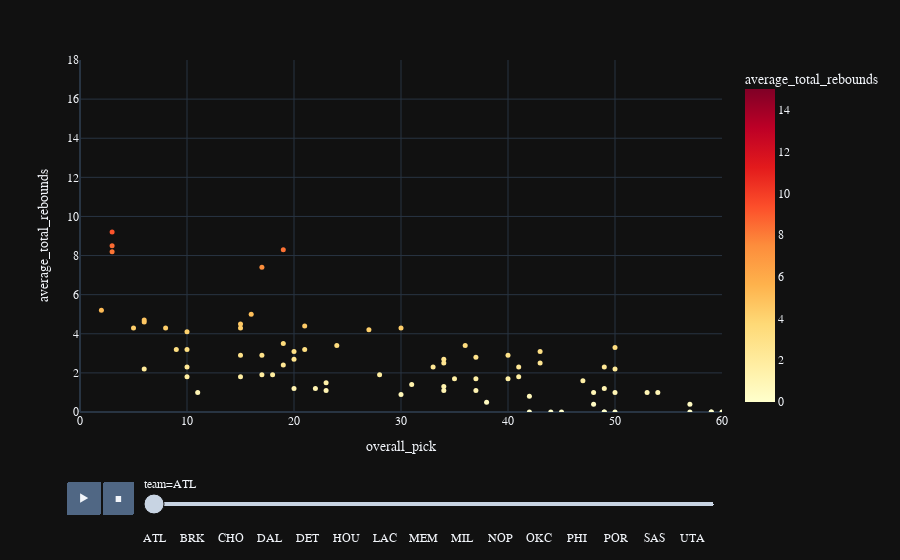

Notebook code for this chart:
### Markdown cell above
<h3 style="color:blue; font-weight:bold">Total Career Rebounds by Team and Overall Pick</h3>

### Code cell
fig = px.scatter(sorted_df, x = "overall_pick", y = "average_total_rebounds",
                    range_x = (0, 60), range_y = (0, 18),
                    hover_data = ["college"],
                    hover_name="player",
                    animation_frame = "team", range_color = (0, 15),
                    color = "average_total_rebounds", color_continuous_scale = "YlOrRd")
                    #title = "Points Per Game Overall Pick 1-60 Animation by Year and Games")

fig.update_traces(marker = dict(size = 5)) # scaling down the markers
fig.update_layout(template = "plotly_dark", font = dict(family = "PT Sans", size = 12))
fig.show()

### Figure 1 — Plotly figure (JSON) as saved in the notebook; plotly's stock layout.template omitted (floating-point values rounded to 4 significant figures)
{"data": [{"customdata": [["HS/G-Lea/Foreign"], ["Florida State"], ["HS/G-Lea/Foreign"], ["HS/G-Lea/Foreign"], ["Washington"], ["Kansas"], ["HS/G-Lea/Foreign"], ["Saint Joseph's"], ["Michigan State"], ["HS/G-Lea/Foreign"], ["Northwestern Oklahoma State University"], ["Miami (FL)"], ["HS/G-Lea/Foreign"], ["Indiana"], ["Virginia"], ["Cal State Long Beach"], ["Vanderbilt"], ["Notre Dame"], ["Oakland"], ["Illinois"], ["Duke"], ["Texas"], ["UNLV"], ["Kansas"], ["Seton Hall"], ["HS/G-Lea/Foreign"], ["Villanova"], ["NC State"], ["HS/G-Lea/Foreign"], ["HS/G-Lea/Foreign"], ["Oregon"], ["Wake Forest"], ["Stanford"], ["Maryland"], ["Colorado"], ["Purdue"], ["Oakland"], ["Cincinnati"], ["UNC"], ["HS/G-Lea/Foreign"], ["Texas"], ["Southeastern Illinois College"], ["Utah"], ["Arizona"], ["HS/G-Lea/Foreign"], ["Ohio State"], ["HS/G-Lea/Foreign"], ["BYU"], ["HS/G-Lea/Foreign"], ["Maryland"], ["HS/G-Lea/Foreign"], ["Stanford"], ["Duke"], ["Georgia"], ["Georgia Tech"], ["Central State University"], ["HS/G-Lea/Foreign"], ["Texas"], ["HS/G-Lea/Foreign"], ["California"], ["Wake Forest"], ["HS/G-Lea/Foreign"], ["Marquette"], ["Duke"], ["Texas A&M"], ["Texas Tech"], ["Florida"], ["Arizona"], ["South Florida"], ["Old Dominion"], ["UCLA"], ["HS/G-Lea/Foreign"], ["Providence"], ["LSU"], ["Auburn"], ["Duke"], ["USC"], ["Iowa"], ["Michigan"], ["Oral Roberts"]], "hovertemplate": "<b>%{hovertext}</b><br><br>team=ATL<br>overall_pick=%{x}<br>average_total_rebounds=%{marker.color}<br>college=%{customdata[0]}<extra></extra>", "hovertext": ["Cenk Akyol", "Doug Edwards", "Dimitrios Agravanis", "Marcus Eriksson", "Rich Manning", "Kelly Oubre Jr.", "Edy Tavares", "DeAndre' Bembry", "Adreian Payne", "Raul Neto", "Gaylon Nickerson", "Shane Larkin", "Dennis Schröder", "Alan Henderson", "Mike Scott", "James Ennis III", "John Jenkins", "Elmer Bennett", "Kay Felder", "Steve Bardo", "Cam Reddish", "Jaxson Hayes", "Stacey Augmon", "Devonte' Graham", "Anthony Avent", "Isaïa Cordinier", "Omari Spellman", "Rodney Monroe", "Luka Dončić", "Alpha Kaba", "Tyler Dorsey", "John Collins", "Adam Keefe", "Kevin Huerter", "Donnie Boyce", "Cuonzo Martin", "Keith Benson", "DerMarr Johnson", "Marvin Williams", "Viktor Sanikidze", "Royal Ivey", "Donta Smith", "Hanno Möttölä", "Salim Stoudamire", "Josh Smith", "Scoonie Penn", "Pau Gasol", "Travis Hansen", "Boris Diaw", "Terence Morris", "David Andersen", "Josh Childress", "Shelden Williams", "Jumaine Jones", "Dion Glover", "Priest Lauderdale", "Pape Sy", "Damion James", "Sergiy Gladyr", "Ed Gray", "Jeff Teague", "Alain Digbeau", "Chris Crawford", "Roshown McLeod", "Acie Law", "Cory Carr", "Al Horford", "Jason Terry", "Solomon Jones", "Cal Bowdler", "Trevor Wilson", "Didi Louzada", "Troy Brown", "Skylar Mays", "Sharife Cooper", "Jalen Johnson", "Onyeka Okongwu", "Roy Marble", "Rumeal Robinson", "Haywoode Workman"], "legendgroup": "", "marker": {"color": [0, 1.8, 0, 0, 1.7, 4.3, 2.5, 3.2, 2.9, 1.6, 1.3, 1.9, 2.9, 5, 3.1, 3.3, 1.5, 0.5, 1, 1.8, 3.2, 4.3, 3.2, 2.5, 4.5, 0, 4.3, 0.9, 8.5, 0, 2.3, 8.3, 4.1, 3.5, 0.8, 0.4, 1, 2.2, 5.2, 0, 1.1, 1.1, 2.9, 1.4, 7.4, 0, 9.2, 1.7, 4.4, 2.7, 2.8, 4.7, 4.3, 4.2, 3.1, 1.9, 1, 3.4, 0, 1.2, 2.4, 0, 2.2, 2.7, 1, 1.2, 8.2, 2.3, 2.3, 1.9, 3.4, 1.7, 0, 1, 0.4, 1.2, 4.6, 1.1, 1.8, 2.3], "coloraxis": "coloraxis", "size": 5, "symbol": "circle"}, "mode": "markers", "name": "", "orientation": "v", "showlegend": false, "type": "scatter", "x": [59, 15, 59, 50, 40, 15, 43, 21, 15, 47, 34, 18, 17, 16, 43, 50, 23, 38, 54, 41, 10, 8, 9, 34, 15, 44, 30, 30, 3, 60, 41, 19, 10, 19, 42, 57, 48, 6, 2, 42, 37, 34, 40, 31, 17, 57, 3, 37, 21, 34, 37, 6, 5, 27, 20, 28, 53, 24, 49, 22, 19, 49, 50, 20, 11, 49, 3, 10, 33, 17, 36, 35, 45, 50, 48, 20, 6, 23, 10, 49], "xaxis": "x", "y": [0, 1.8, 0, 0, 1.7, 4.3, 2.5, 3.2, 2.9, 1.6, 1.3, 1.9, 2.9, 5, 3.1, 3.3, 1.5, 0.5, 1, 1.8, 3.2, 4.3, 3.2, 2.5, 4.5, 0, 4.3, 0.9, 8.5, 0, 2.3, 8.3, 4.1, 3.5, 0.8, 0.4, 1, 2.2, 5.2, 0, 1.1, 1.1, 2.9, 1.4, 7.4, 0, 9.2, 1.7, 4.4, 2.7, 2.8, 4.7, 4.3, 4.2, 3.1, 1.9, 1, 3.4, 0, 1.2, 2.4, 0, 2.2, 2.7, 1, 1.2, 8.2, 2.3, 2.3, 1.9, 3.4, 1.7, 0, 1, 0.4, 1.2, 4.6, 1.1, 1.8, 2.3], "yaxis": "y"}], "layout": {"coloraxis": {"cmax": 15, "cmin": 0, "colorbar": {"title": {"text": "average_total_rebounds"}}, "colorscale": [[0, "rgb(255,255,204)"], [0.125, "rgb(255,237,160)"], [0.25, "rgb(254,217,118)"], [0.375, "rgb(254,178,76)"], [0.5, "rgb(253,141,60)"], [0.625, "rgb(252,78,42)"], [0.75, "rgb(227,26,28)"], [0.875, "rgb(189,0,38)"], [1, "rgb(128,0,38)"]]}, "font": {"family": "PT Sans", "size": 12}, "legend": {"tracegroupgap": 0}, "margin": {"t": 60}, "sliders": [{"active": 0, "currentvalue": {"prefix": "team="}, "len": 0.9, "pad": {"b": 10, "t": 60}, "steps": [{"args": [["ATL"], {"frame": {"duration": 0, "redraw": false}, "fromcurrent": true, "mode": "immediate", "transition": {"duration": 0, "easing": "linear"}}], "label": "ATL", "method": "animate"}, {"args": [["BOS"], {"frame": {"duration": 0, "redraw": false}, "fromcurrent": true, "mode": "immediate", "transition": {"duration": 0, "easing": "linear"}}], "label": "BOS", "method": "animate"}, {"args": [["BRK"], {"frame": {"duration": 0, "redraw": false}, "fromcurrent": true, "mode": "immediate", "transition": {"duration": 0, "easing": "linear"}}], "label": "BRK", "method": "animate"}, {"args": [["CHI"], {"frame": {"duration": 0, "redraw": false}, "fromcurrent": true, "mode": "immediate", "transition": {"duration": 0, "easing": "linear"}}], "label": "CHI", "method": "animate"}, {"args": [["CHO"], {"frame": {"duration": 0, "redraw": false}, "fromcurrent": true, "mode": "immediate", "transition": {"duration": 0, "easing": "linear"}}], "label": "CHO", "method": "animate"}, {"args": [["CLE"], {"frame": {"duration": 0, "redraw": false}, "fromcurrent": true, "mode": "immediate", "transition": {"duration": 0, "easing": "linear"}}], "label": "CLE", "method": "animate"}, {"args": [["DAL"], {"frame": {"duration": 0, "redraw": false}, "fromcurrent": true, "mode": "immediate", "transition": {"duration": 0, "easing": "linear"}}], "label": "DAL", "method": "animate"}, {"args": [["DEN"], {"frame": {"duration": 0, "redraw": false}, "fromcurrent": true, "mode": "immediate", "transition": {"duration": 0, "easing": "linear"}}], "label": "DEN", "method": "animate"}, {"args": [["DET"], {"frame": {"duration": 0, "redraw": false}, "fromcurrent": true, "mode": "immediate", "transition": {"duration": 0, "easing": "linear"}}], "label": "DET", "method": "animate"}, {"args": [["GSW"], {"frame": {"duration": 0, "redraw": false}, "fromcurrent": true, "mode": "immediate", "transition": {"duration": 0, "easing": "linear"}}], "label": "GSW", "method": "animate"}, {"args": [["HOU"], {"frame": {"duration": 0, "redraw": false}, "fromcurrent": true, "mode": "immediate", "transition": {"duration": 0, "easing": "linear"}}], "label": "HOU", "method": "animate"}, {"args": [["IND"], {"frame": {"duration": 0, "redraw": false}, "fromcurrent": true, "mode": "immediate", "transition": {"duration": 0, "easing": "linear"}}], "label": "IND", "method": "animate"}, {"args": [["LAC"], {"frame": {"duration": 0, "redraw": false}, "fromcurrent": true, "mode": "immediate", "transition": {"duration": 0, "easing": "linear"}}], "label": "LAC", "method": "animate"}, {"args": [["LAL"], {"frame": {"duration": 0, "redraw": false}, "fromcurrent": true, "mode": "immediate", "transition": {"duration": 0, "easing": "linear"}}], "label": "LAL", "method": "animate"}, {"args": [["MEM"], {"frame": {"duration": 0, "redraw": false}, "fromcurrent": true, "mode": "immediate", "transition": {"duration": 0, "easing": "linear"}}], "label": "MEM", "method": "animate"}, {"args": [["MIA"], {"frame": {"duration": 0, "redraw": false}, "fromcurrent": true, "mode": "immediate", "transition": {"duration": 0, "easing": "linear"}}], "label": "MIA", "method": "animate"}, {"args": [["MIL"], {"frame": {"duration": 0, "redraw": false}, "fromcurrent": true, "mode": "immediate", "transition": {"duration": 0, "easing": "linear"}}], "label": "MIL", "method": "animate"}, {"args": [["MIN"], {"frame": {"duration": 0, "redraw": false}, "fromcurrent": true, "mode": "immediate", "transition": {"duration": 0, "easing": "linear"}}], "label": "MIN", "method": "animate"}, {"args": [["NOP"], {"frame": {"duration": 0, "redraw": false}, "fromcurrent": true, "mode": "immediate", "transition": {"duration": 0, "easing": "linear"}}], "label": "NOP", "method": "animate"}, {"args": [["NYK"], {"frame": {"duration": 0, "redraw": false}, "fromcurrent": true, "mode": "immediate", "transition": {"duration": 0, "easing": "linear"}}], "label": "NYK", "method": "animate"}, {"args": [["OKC"], {"frame": {"duration": 0, "redraw": false}, "fromcurrent": true, "mode": "immediate", "transition": {"duration": 0, "easing": "linear"}}], "label": "OKC", "method": "animate"}, {"args": [["ORL"], {"frame": {"duration": 0, "redraw": false}, "fromcurrent": true, "mode": "immediate", "transition": {"duration": 0, "easing": "linear"}}], "label": "ORL", "method": "animate"}, {"args": [["PHI"], {"frame": {"duration": 0, "redraw": false}, "fromcurrent": true, "mode": "immediate", "transition": {"duration": 0, "easing": "linear"}}], "label": "PHI", "method": "animate"}, {"args": [["PHO"], {"frame": {"duration": 0, "redraw": false}, "fromcurrent": true, "mode": "immediate", "transition": {"duration": 0, "easing": "linear"}}], "label": "PHO", "method": "animate"}, {"args": [["POR"], {"frame": {"duration": 0, "redraw": false}, "fromcurrent": true, "mode": "immediate", "transition": {"duration": 0, "easing": "linear"}}], "label": "POR", "method": "animate"}, {"args": [["SAC"], {"frame": {"duration": 0, "redraw": false}, "fromcurrent": true, "mode": "immediate", "transition": {"duration": 0, "easing": "linear"}}], "label": "SAC", "method": "animate"}, {"args": [["SAS"], {"frame": {"duration": 0, "redraw": false}, "fromcurrent": true, "mode": "immediate", "transition": {"duration": 0, "easing": "linear"}}], "label": "SAS", "method": "animate"}, {"args": [["TOR"], {"frame": {"duration": 0, "redraw": false}, "fromcurrent": true, "mode": "immediate", "transition": {"duration": 0, "easing": "linear"}}], "label": "TOR", "method": "animate"}, {"args": [["UTA"], {"frame": {"duration": 0, "redraw": false}, "fromcurrent": true, "mode": "immediate", "transition": {"duration": 0, "easing": "linear"}}], "label": "UTA", "method": "animate"}, {"args": [["WAS"], {"frame": {"duration": 0, "redraw": false}, "fromcurrent": true, "mode": "immediate", "transition": {"duration": 0, "easing": "linear"}}], "label": "WAS", "method": "animate"}], "x": 0.1, "xanchor": "left", "y": 0, "yanchor": "top"}], "updatemenus": [{"buttons": [{"args": [null, {"frame": {"duration": 500, "redraw": false}, "fromcurrent": true, "mode": "immediate", "transition": {"duration": 500, "easing": "linear"}}], "label": "&#9654;", "method": "animate"}, {"args": [[null], {"frame": {"duration": 0, "redraw": false}, "fromcurrent": true, "mode": "immediate", "transition": {"duration": 0, "easing": "linear"}}], "label": "&#9724;", "method": "animate"}], "direction": "left", "pad": {"r": 10, "t": 70}, "showactive": false, "type": "buttons", "x": 0.1, "xanchor": "right", "y": 0, "yanchor": "top"}], "xaxis": {"anchor": "y", "domain": [0, 1], "range": [0, 60], "title": {"text": "overall_pick"}}, "yaxis": {"anchor": "x", "domain": [0, 1], "range": [0, 18], "title": {"text": "average_total_rebounds"}}}}
